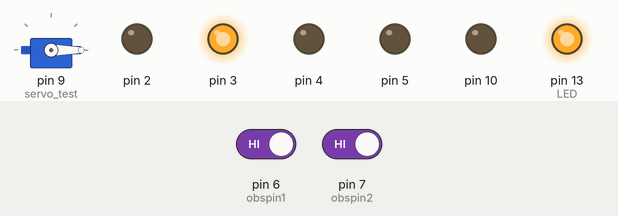
Simulated run of this sketch. Board: Arduino Uno, built with avr-gcc and run on an emulated ATmega328P. Parts: servo, output pins drawn as LEDs (lit = HIGH). Dashed ring = blinking. The inputs (shaded band) are chosen by the test bench; at power-on: pin 6 (obspin1) HIGH, pin 7 (obspin2) HIGH.

Above: at 11.2 s.
11.3 s: pin 6 (obspin1) driven LOW
At 11.45 s:
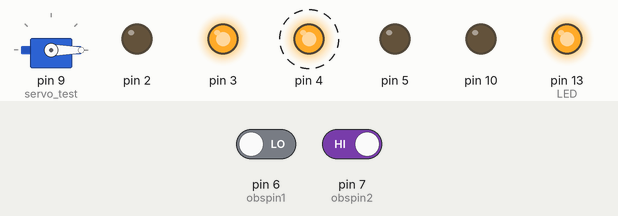
14.3 s: pin 7 (obspin2) driven LOW
At 14.87 s:
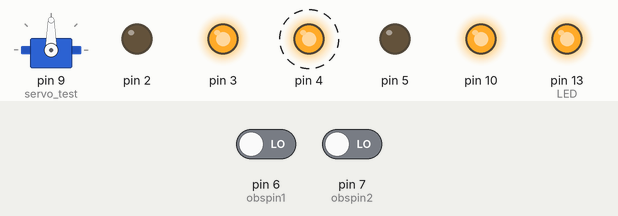
17.3 s: pin 7 (obspin2) driven HIGH
At 18.01 s:
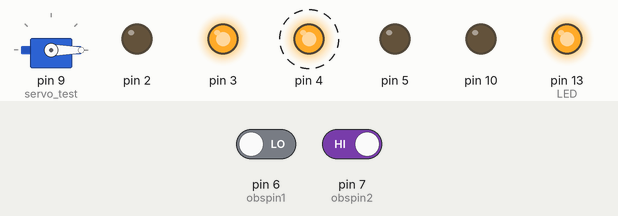
20.3 s: pin 6 (obspin1) driven HIGH
At 21.5 s:
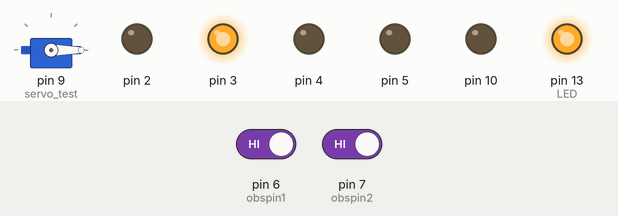
Timing chart, 0 to 22.8 s (numbered marks = the images above; inputs shaded):
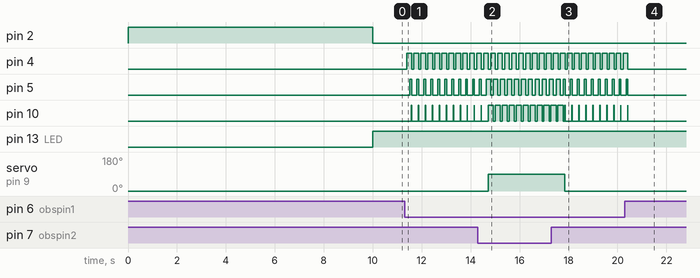

Measured:
- after the input at 11.3 s, pin 4: alternates HIGH for 0.20 s and LOW for 0.09 s, starting after 0.10 s; pin 5: alternates HIGH for 0.08 s and LOW for 0.21 s, starting after 0.21 s; pin 10: alternates HIGH for 0.01 s and LOW for 0.28 s, starting after 0.28 s
- after the input at 14.3 s, servo on pin 9 (servo_test): 0° → 90° after 0.42 s
- after the input at 17.3 s, servo on pin 9 (servo_test): 90° → 0° after 0.55 s
- after the input at 20.3 s, pin 4, pin 5, pin 10: goes on until 20.4 s, then stays LOW

The sketch:

TrafficBot.ino
```cpp
#include <Servo.h>
Servo servo_test;
String led="";
int angle=0;
int potpin=0;
int val;
int LED=13;
int obspin1=6;
int obspin2=7;
int hasobstacle1=HIGH;
int hasobstacle2=HIGH;
void setup()
{
  // put your setup code here, to run once:
  servo_test.attach(9);
  pinMode(LED,OUTPUT);
  pinMode(obspin1,INPUT);
  pinMode(obspin2,INPUT);
  pinMode(LED_BUILTIN,OUTPUT);
  pinMode(2,OUTPUT);
  pinMode(3,OUTPUT);
  pinMode(4,OUTPUT);
  pinMode(5,OUTPUT);
  pinMode(10,OUTPUT);
  digitalWrite(2,HIGH);
  servo_test.write(0);
  delay(10000);
  digitalWrite(2,LOW);
  digitalWrite(3,HIGH);
}


void loop()
{
  // put your main code here, to run repeatedly:
    hasobstacle1=digitalRead(obspin1);
    hasobstacle2=digitalRead(obspin2);


    if(hasobstacle1==LOW || (hasobstacle1==LOW && hasobstacle2==LOW)||(hasobstacle2==LOW))
    {
        digitalWrite(4,LOW);
        delay(90);
        digitalWrite(4,HIGH);
        digitalWrite(5,LOW);
        delay(115);
        digitalWrite(5,HIGH);
        digitalWrite(10,LOW);
        delay(70);
        digitalWrite(10,HIGH);
        delay(0);

    }
    if((hasobstacle1==LOW && hasobstacle2==LOW)||(hasobstacle2==LOW))
    {
      servo_test.write(90);
      delay(10);
    }
    else if((hasobstacle1==LOW && hasobstacle2==HIGH)||(hasobstacle1==HIGH && hasobstacle2==HIGH))
    {
      digitalWrite(LED,HIGH);
      servo_test.write(0);
      delay(10);
      digitalWrite(4,LOW);
      digitalWrite(5,LOW);
      digitalWrite(10,LOW);
    }


}
```
